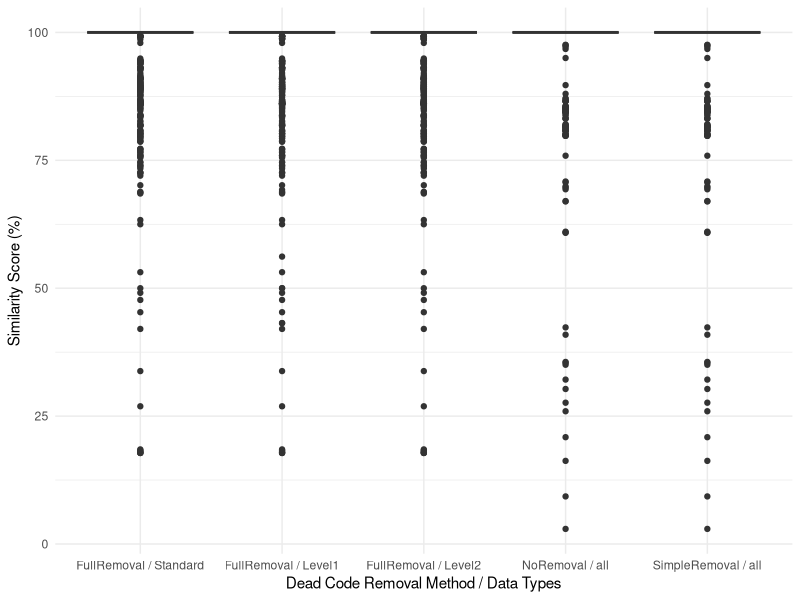
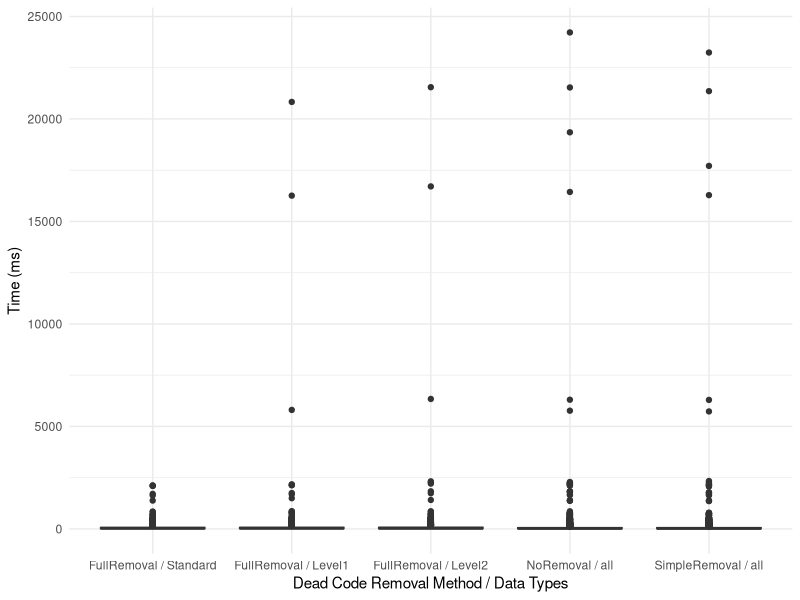
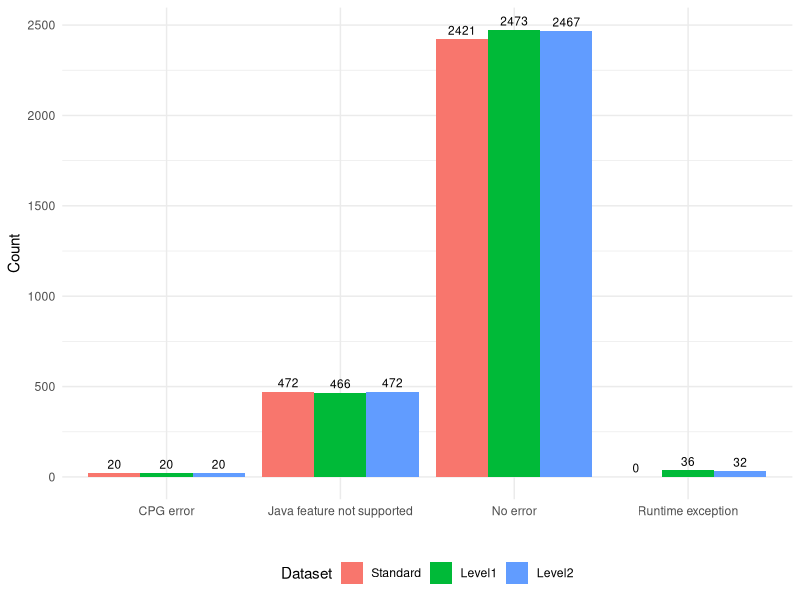
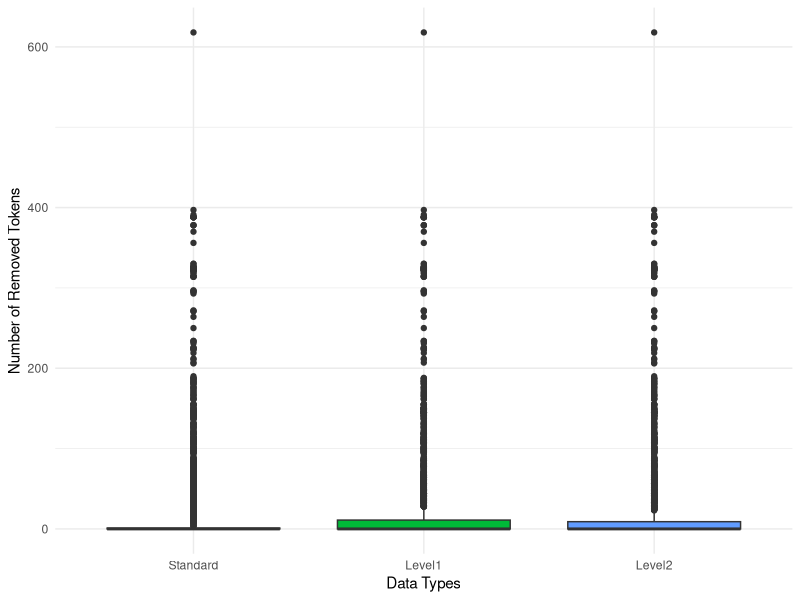

Generate these figures, in order, with R:
#@author Anthropic Claude Sonnet 4.5

# Load required libraries
library(ggplot2)
library(tidyr)
library(dplyr)

# Read the CSV file
data <- read.csv("results/Progpedia_deadcode_results_Standard.csv")
data1 <- read.csv("results/Progpedia_deadcode_results_Level1.csv")
data2 <- read.csv("results/Progpedia_deadcode_results_Level2.csv")
# Add dataset identifier to each dataframe
data$Dataset <- "Standard"
data1$Dataset <- "Level1"
data2$Dataset <- "Level2"
# Combine all datasets
combined_data <- bind_rows(data, data1, data2)
# Convert string "true"/"false" to logical TRUE/FALSE
combined_data <- combined_data %>%
  mutate(
    JavaLanguageFeatureNotSupported = as.logical(JavaLanguageFeatureNotSupported),
    CpgErrorException = as.logical(CpgErrorException),
    RuntimeException = as.logical(RuntimeException)
  )






# 1. Box plots for similarity values with all datasets
similarity_data <- combined_data %>%
  mutate(
    JavaLanguageFeatureNotSupported = as.logical(JavaLanguageFeatureNotSupported),
    CpgErrorException = as.logical(CpgErrorException),
    RuntimeException = as.logical(RuntimeException)
  ) %>%
  filter(
    !coalesce(JavaLanguageFeatureNotSupported, FALSE),
    !coalesce(CpgErrorException, FALSE),
    !coalesce(RuntimeException, FALSE)
  ) %>%
  select(FileName, NoRemoval, SimpleRemoval, FullRemoval, Dataset) %>%
  pivot_longer(cols = c(NoRemoval, SimpleRemoval, FullRemoval),
               names_to = "Method",
               values_to = "Similarity") %>%
  mutate(
    DatasetPlot = if_else(Method %in% c("NoRemoval", "SimpleRemoval"),
                          "all",
                          Dataset),
    Method = factor(Method, levels = c("NoRemoval", "SimpleRemoval", "FullRemoval")),
    DatasetPlot = factor(DatasetPlot, levels = c("Standard", "Level1", "Level2", "all"))
  ) %>%
  distinct(Method, FileName, Similarity, DatasetPlot, .keep_all = TRUE)
p1 <- ggplot(similarity_data, aes(x = interaction(Method, DatasetPlot, sep = " / "), y = Similarity, fill = DatasetPlot)) +
  geom_boxplot() +
  labs(
    x = "Dead Code Removal Method / Data Types",
    y = "Similarity Score (%)",
    fill = "Dataset"
  ) +
  theme_minimal() +
  theme(legend.position = "none")
ggsave("similarity_boxplot.pdf", p1, width = 8, height = 6)






# 2. Box plots for execution times with all datasets
time_data <- combined_data %>%
  select(FileName, TimeNoRemoval.ms., TimeSimpleRemoval.ms., TimeFullRemoval.ms., Dataset) %>%
  pivot_longer(cols = starts_with("Time"),
               names_to = "Method",
               values_to = "Time") %>%
  mutate(
    Method = gsub("Time|.ms.", "", Method),
    DatasetPlot = if_else(Method %in% c("NoRemoval", "SimpleRemoval"),
                          "all",
                          Dataset),
    Method = factor(Method, levels = c("NoRemoval", "SimpleRemoval", "FullRemoval")),
    DatasetPlot = factor(DatasetPlot, levels = c("Standard", "Level1", "Level2", "all"))
  ) %>%
  distinct(Method, FileName, Time, DatasetPlot, .keep_all = TRUE)
p2 <- ggplot(time_data, aes(x = interaction(Method, DatasetPlot, sep = " / "), y = Time, fill = DatasetPlot)) +
  geom_boxplot() +
  labs(
    x = "Dead Code Removal Method / Data Types",
    y = "Time (ms)",
    fill = "Dataset"
  ) +
  theme_minimal() +
  theme(legend.position = "none")
ggsave("execution_time_boxplot.pdf", p2, width = 8, height = 6)




# 4. Bar plot for error frequencies with all datasets
combined_data <- combined_data %>%
  mutate(
    JavaLanguageFeatureNotSupported = as.logical(JavaLanguageFeatureNotSupported),
    CpgErrorException = as.logical(CpgErrorException),
    RuntimeException = as.logical(RuntimeException)
  )
error_summary <- combined_data %>%
  group_by(Dataset) %>%
  summarise(JavaNotSupported = sum(JavaLanguageFeatureNotSupported),
            CpgErrors = sum(CpgErrorException),
            RuntimeErrors = sum(RuntimeException),
            NoErrors = sum(!JavaLanguageFeatureNotSupported & !CpgErrorException)) %>%
  pivot_longer(-Dataset, names_to = "ErrorType", values_to = "Count") %>%
  mutate(ErrorType = case_when(
    ErrorType == "JavaNotSupported" ~ "Java feature not supported",
    ErrorType == "CpgErrors" ~ "CPG error",
    ErrorType == "RuntimeErrors" ~ "Runtime exception",
    ErrorType == "NoErrors" ~ "No error",
    TRUE ~ ErrorType
  ))
p4 <- ggplot(error_summary, aes(x = ErrorType, y = Count, fill = factor(Dataset, levels = c("Standard", "Level1", "Level2")))) +
  geom_bar(stat = "identity", position = "dodge") +
  geom_text(aes(label = Count), vjust = -0.5, size = 3, position = position_dodge(width = 0.9)) +
  labs(x = "", y = "Count", fill = "Dataset") +
  theme_minimal() +
  theme(legend.position = "bottom")
ggsave("error_frequency_barplot.pdf", p4, width = 8, height = 6)





# 7. Box plot for removed tokens with all datasets
removed_tokens_data <- combined_data %>%
  select(FileName, RemovedFullTokens, Dataset) %>%
  rename(RemovedTokens = RemovedFullTokens) %>%
  mutate(
    Method = "",
    Dataset = factor(Dataset, levels = c("Standard", "Level1", "Level2"))
  )
p_tokens <- ggplot(removed_tokens_data, aes(x = Dataset, y = RemovedTokens, fill = Dataset)) +
  geom_boxplot() +
  labs(x = "Data Types", y = "Number of Removed Tokens") +
  theme_minimal() +
  theme(legend.position = "none")
ggsave("removed_tokens_boxplot.pdf", p_tokens, width = 6, height = 6)




# Summary statistics with all datasets
summary_stats <- similarity_data %>%
  group_by(Method, Dataset) %>%
  summarise(
    Mean = mean(Similarity, na.rm = TRUE),
    Median = median(Similarity, na.rm = TRUE),
    SD = sd(Similarity, na.rm = TRUE),
    Min = min(Similarity, na.rm = TRUE),
    Max = max(Similarity, na.rm = TRUE),
    .groups = "drop"
  )
print(summary_stats)
tokens_summary <- removed_tokens_data %>%
  group_by(Method, Dataset) %>%
  summarise(
    Mean = mean(RemovedTokens, na.rm = TRUE),
    Median = median(RemovedTokens, na.rm = TRUE),
    SD = sd(RemovedTokens, na.rm = TRUE),
    Min = min(RemovedTokens, na.rm = TRUE),
    Max = max(RemovedTokens, na.rm = TRUE),
    .groups = "drop"
  )
print(tokens_summary)
